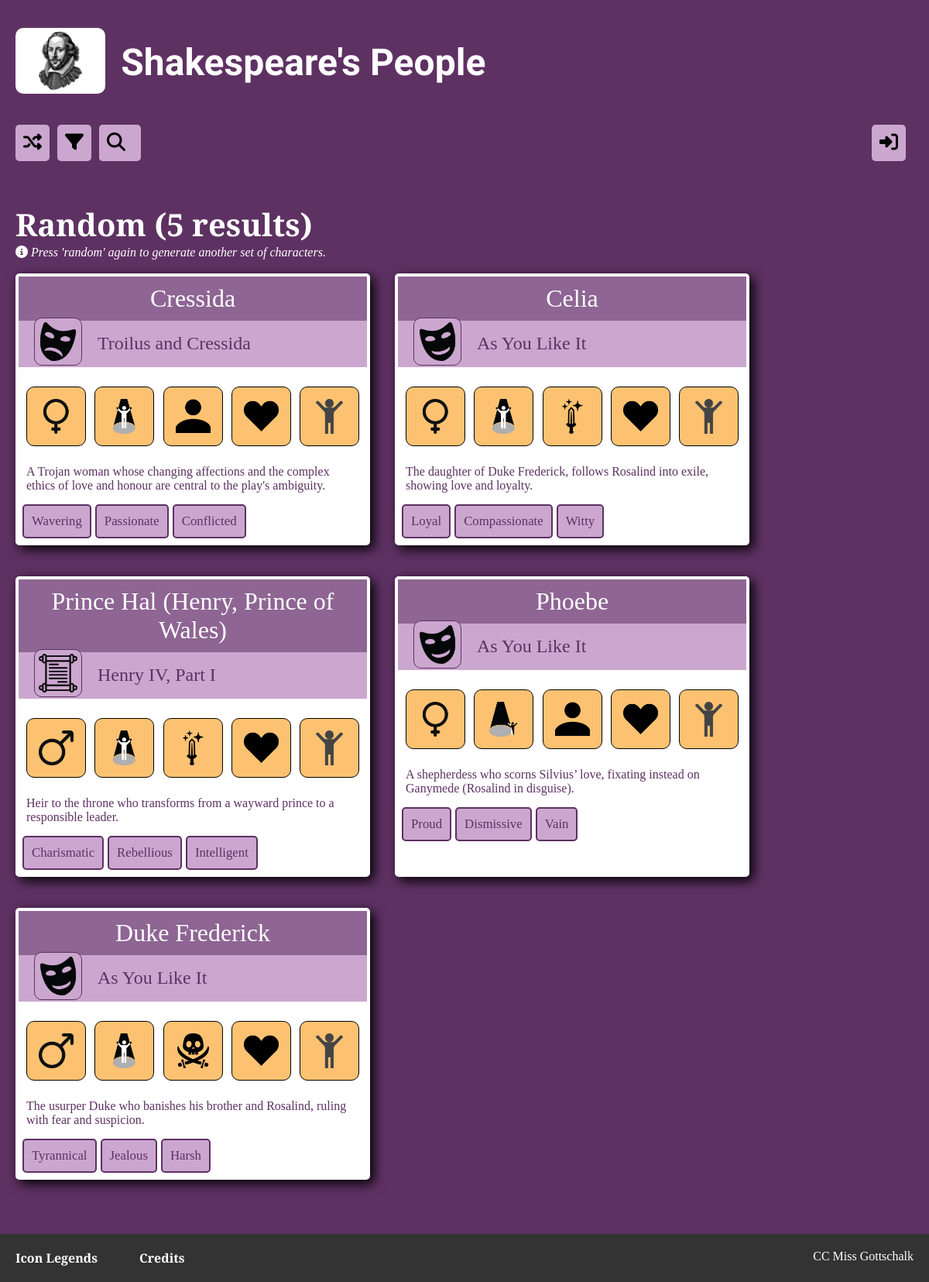
/index.php?page=content/random, run on the app's committed database.
### tables this page shows
CREATE TABLE IF NOT EXISTS `data` (
  `ID` int NOT NULL AUTO_INCREMENT,
  `Character_name` varchar(128) NOT NULL,
  `PlayID` int NOT NULL,
  `RoleID` int NOT NULL,
  `GenderID` int NOT NULL,
  `Moral_AlignmentID` int NOT NULL,
  `Trait_1ID` int NOT NULL,
  `Trait_2ID` int NOT NULL,
  `Trait_3ID` int NOT NULL,
  `COD_ActionID` int NOT NULL,
  `COD_MethodID` int NOT NULL,
  `Description` varchar(255) NOT NULL,
  `Featured_Image` varchar(150) NOT NULL,
  PRIMARY KEY (`ID`)
);

CREATE TABLE IF NOT EXISTS `category` (
  `CategoryID` int NOT NULL AUTO_INCREMENT,
  `Play_Cat` varchar(7) NOT NULL,
  `Category_Icon` varchar(75) NOT NULL,
  PRIMARY KEY (`CategoryID`)
);

CREATE TABLE IF NOT EXISTS `play_name` (
  `PlayID` int NOT NULL AUTO_INCREMENT,
  `Play` varchar(128) NOT NULL,
  `CategoryID` int NOT NULL,
  PRIMARY KEY (`PlayID`)
);

CREATE TABLE IF NOT EXISTS `key_traits` (
  `TraitID` int NOT NULL AUTO_INCREMENT,
  `Trait` varchar(40) NOT NULL,
  PRIMARY KEY (`TraitID`)
);

### content/random.php (called while the page is built)
<?php
$search_term = "%%";
$params = [$search_term];
$sql_condition = "WHERE `Play` LIKE ? ORDER BY RAND() LIMIT 5";
$heading="Random";
$help_text = "Press 'random' again to generate another set of characters.";
include("results.php");
?>

### functions.php (called while the page is built, shortened)
<?php
function get_query($dbconnect, $sql_condition, $params = [])
 {
    $find_sql = "
    SELECT d.*,
            p.*,
            c.*,
            g.*,
            r.*,
            ma.*,
            a.*,
            m.*,
            -- 'Trait' is the COLUMN name with the 'word'
            k1.Trait AS Trait1,
            k2.Trait AS Trait2,
            k3.Trait AS Trait3
    FROM data d
    JOIN play_name p ON p.PlayID = d.PlayID
    JOIN category c ON c.CategoryID = p.CategoryID
    JOIN gender g ON g.GenderID = d.GenderID
    JOIN ms_role r ON r.RoleID = d.RoleID
    JOIN moral_alignment ma ON ma.Moral_AlignmentID = d.Moral_AlignmentID
    JOIN cod_action a ON a.COD_ActionID = d.COD_ActionID
    JOIN cod_method m ON m.COD_MethodID = d.COD_MethodID
    JOIN key_traits k1 ON d.Trait_1ID = k1.TraitID
    JOIN key_traits k2 ON d.Trait_2ID = k2.TraitID
    JOIN key_traits k3 ON d.Trait_3ID = k3.TraitID
    -- Adds additional sql condition
    $sql_condition
    ";
    $stmnt = $dbconnect -> prepare($find_sql);
    if(!empty($params)) {
          $types = str_repeat('s', count($params));
          $bind_values = [];
          foreach ($params as $key => $value) {
            $bind_values[$key] = &$params[$key];
          }
      array_unshift($bind_values, $types);
      call_user_func_array([$stmnt, 'bind_param'], $bind_values);
    }
    $stmnt -> execute();
    $find_query = $stmnt -> get_result();
    $find_count = $find_query -> num_rows;
    return [$find_query, $find_count];
 }
      ?>

### content/results.php (the view, shortened to what this page needs)
<?php
    list($find_query, $find_count) = get_query($dbconnect, $sql_condition, $params);
    if($find_count == 1) {
        $results_heading = $heading;
    }
    else {
        $results_heading = $heading." (".$find_count." results)";
    }
    if($find_count > 0)
    {
        if($heading != "") {
    ?>
        <h2 class="search-heading">
            <?= htmlspecialchars($results_heading); ?>
        </h2>
    <?php
        }
        if($help_text!="")
        {
            ?>
            <i class="results-heading"><i class="fa-solid fa-circle-info"></i> <?= $help_text; ?></i><br><br>
            <?php
        }
        else {
            echo "<br>";
        }
    ?>
<div class="cards-outer">
<div class='all-cards'>
        <?php
while($find_rs = mysqli_fetch_assoc($find_query)) {
    $character = $find_rs['Character_name'];
    $play = $find_rs['Play'];
    $category = $find_rs['Play_Cat'];
    $gender = $find_rs['M_or_F'];
    $role = $find_rs['Role'];
    $alignment = $find_rs['Alignment'];
    $action = $find_rs['Action'];
    $method = $find_rs['Method'];
    $trait1 = $find_rs['Trait1'];
    $trait2 = $find_rs['Trait2'];
    $trait3 = $find_rs['Trait3'];
    $category_icon = "images/icons/".$find_rs['Category_Icon'];
    $gender_icon = "images/icons/".$find_rs['Gender_Icon'];
    $role_icon = "images/icons/".$find_rs['Role_Icon'];
    $alignment_icon = "images/icons/".$find_rs['Moral_Icon'];
    $action_icon = "images/icons/".$find_rs['Action_Icon'];
    $method_icon = "images/icons/".$find_rs['Method_Icon'];
    $click_type = "index.php?page=content/click_search&search_type=";
    $click_term = "&search_term=";
    ?>
<div class="char-details">
    <div class="character-name"><?=  $character; ?></div>
    <div class="play-title">
        <a title="<?=  $category; ?>" class="category"
        href="<?=  $click_type?>category<?=  $click_term.$category; ?>">
            <img src="<?=  $category_icon; ?>" alt="<?=  $category; ?>">
        </a>
        <a class="play"
        href="index.php?page=content/click_search&search_type=play&search_term=<?=  urlencode($play); ?>">
        <?=  $play; ?></a>    </div>
    <?php
    $all_icons = [
        [$gender, $click_type."gender".$click_term.$gender, $gender_icon],
        [$role, $click_type."ms_role".$click_term.$role, $role_icon],
        [$alignment, $click_type."moral_alignment".$click_term.$alignment, $alignment_icon],
        [$action, $click_type."cod_action".$click_term.urlencode($action), $action_icon],
        [$method, $click_type."cod_method".$click_term.urlencode($method), $method_icon]
    ];
    ?>
    <div class="icon-row">
    <?php foreach($all_icons as $item): ?>
            <a title="<?= $item[0]; ?>" href="<?= $item[1]; ?>"><img src="<?= $item[2]; ?>" alt="<?= $item[0]; ?>" ></a>
    <?php endforeach; ?>
    </div>
    <div class="description">
    <?=  $find_rs['Description']; ?>
    </div>
    <div class="trait-tags">
    <?php
    $all_traits = [$trait1, $trait2, $trait3];
    foreach ($all_traits as $trait) {
        if($trait != "n/a") {
            ?>
            <a href="<?=  $click_type?>trait<?=  $click_term.$trait; ?>" class="trait"><?=  $trait; ?></a>
            <?php
        }
    }
    ?>
    </div>
    </div>
    <?php
}
?>
    </div>
</div>
    <?php
}
?>
<p>&nbsp;</p>

### index.php (shortened to what this page needs)
<!DOCTYPE html>
<?php
    include("functions.php");
?>
<html lang="en">
<?php
    include("content/head.php");
?>
<body>
    <div class="wrapper">
    <?php
        include("content/banner_nav.php");
    ?>
    <main class="pad-20">
        <?php
        if(!isset($_REQUEST['page']))
            {
                include("content/home.php");
            }
        else {
            $page = preg_replace('/[^0-9a-zA-Z]-/','',$_REQUEST['page']);
            include("$page.php");
        }
        ?>
    </main>
    <?php
        include("content/footer.php");
    ?>
    </div>
</body>
</html>

### content/head.php (shortened to what this page needs)
<head>
    <link rel="stylesheet" href="css/auto_complete.css">
    <link rel="stylesheet" href="css/base.css">
    <link rel="stylesheet" href="css/side_panel.css">
    <link rel="stylesheet" href="css/forms.css">
    <link rel="stylesheet" href="css/cards.css">
    <link rel="stylesheet" href="css/image_hover.css">
      <link rel="stylesheet" href="css/shake_style.css">
  </head>

### content/banner_nav.php (shortened to what this page needs)
<div class="common logo-banner">
    <a href="index.php">
    <img class="logo-image" src="images/logo.png" alt="Line drawing of William Shakespear" height="75">
</a>
    <h1>Shakespeare's People</h1>
</div>
<nav>
 <a href="index.php?page=content/random" class='nav-button' title="Displays five random characters"><i class="fa-solid fa-shuffle"></i></a>
    <a href="#" class="nav-button" title="Filter results based play, role etc" onclick="openNav()">
    <i class="fa-solid fa-filter"></i></a>
    <div class="nav-combo">
        <div class="hamburger">
        <i class="fa-solid fa-search" onclick="changeIcon(this)"></i>
        </div>
    </div>
</nav>
<div class="log-in-out">
    <?php
    if(isset($_SESSION['admin'])) {
        ?>
        <a class="nav-button" href="index.php?page=admin/add_entry">
        <i class="fa-solid fa-plus"></i></a>
        &nbsp; &nbsp;
        <a class="nav-button" href="index.php?logout=1">
        <i class="fa-solid fa-right-to-bracket fa-flip-horizontal"></i></a>
        <?php
    }
else {
    ?>
        <a class="nav-button" href="index.php?page=admin/login">
        <i class="fa-solid fa-right-to-bracket"></i></a>
    <?php
}
?>
</div>

### content/footer.php
<footer class="pad-20">
<div class="footer-left-text">
            <a href="index?page=content/icons">Icon Legends</a>
            <a href="index?page=content/credits">Credits</a>
        </div>
        <div>CC Miss Gottschalk</div>
</footer>

### css/base.css (style rules this page uses)
:root { --dark-purple: #5E3163; --med-purple: #8e6593; --light-purple: #cba7cf; --charcoal: #333; --error-back: #F7BEBE; --error-text: #660000; --hover-peach: #FCD495; --visited-grey: #c6c6c6; --light-grey: #dedede; --black: #000; --white: #fff; }
.pad-20 { padding: 20px; }
html, body { height: 100%; }
body { margin: 0; padding: 0; background-color: var(--dark-purple); color: var(--white); font-family: "Libre Baskerville", serif; }
h1 { font-family: "IM Fell English", serif; font-size: 400%; }
h2 { font-size: 200%; }
.logo-image { background-color: var(--white); height: 75px; width: auto; margin-right: 20px; }
.nav-button { text-decoration: none; margin-right: 10px; }
.nav-button:link, .nav-button:visited { color: var(--dark-purple); background-color: var(--light-purple); }
.hamburger { display: none; background-color: var(--light-purple); color: var(--dark-purple); }
.footer-left-text a { color: var(--white); font-weight: bold; text-decoration: none; padding-right: 50px; }
@media screen and (max-width: 1380px) { .hamburger { display: inline-block; margin-right: 10px; } }

### css/cards.css (style rules this page uses)
.all-cards { display: grid; grid-template-rows: auto; grid-auto-rows: auto; grid-template-columns: repeat(auto-fit, 450px); gap: 40px; align-content: start; }
.char-details { background-color: #fff; color: #5e3163; width: 100%; border: 4px solid white; border-radius: 5px; box-shadow: 5px 5px 15px #000; text-align: left; }
.character-name { font-size: 24pt; text-align: center; padding: 10px; background-color: #8e6593; color: #fff; }
.play-title { display: flex; align-items: center; background-color: #cba7cf; padding-left: 20px; font-size: 18pt; height: 60px; }
a.play, a.trait { color: #5E3163; }
.play-title a img, .icon { border: 1px solid #5E3163; padding: 5px; border-radius: 10px; width: 50px; margin-right: 20px; background-color: #cba7cf; }
.play-title a { text-decoration: none; }
.icon-row { display: flex; padding: 10px; padding-top: 25px; align-content: center; justify-content: space-between; }
.icon-row a img { border: 1px solid #000; padding: 15px; border-radius: 10px; width: 45px; background-color: #FCC272; }
.description { padding: 10px; }
.trait-tags { display: flex; margin-left: 5px; margin-bottom: 5px; }
.trait-tags a { padding: 10px; margin-right: 5px; background-color: #cba7cf; border: 2px solid #5E3163; border-radius: 5px; text-decoration: none; font-size: 105%; margin-top: 5px; }

### css/shake_style.css (style rules this page uses)
html, body { margin: auto; padding: 0; height: 100%; margin: 0; background-color: #5e3163; color: #ffffff; font-family: "Libre Baskerville", serif; }
.wrapper { min-height: 100%; display: grid; grid-template-columns: auto auto; grid-template-rows: auto auto 1fr auto; grid-template-areas: "logo-banner logo-banner " "nav log-in-out" "main main" "footer footer"; }
.common { padding: 20px; }
.logo-banner { grid-area: logo-banner; display: flex; align-content: flex-start; align-items: center; }
nav { grid-area: nav; display: flex; align-content: flex-start; align-items: baseline; padding-left: 20px; }
.log-in-out { grid-area: log-in-out; display: flex; justify-content: flex-end; margin-right: 20px; align-items: baseline; }
main { grid-area: main; }
footer { grid-area: footer; background-color: #333; display: flex; justify-content: space-between; }
.logo-image { border-radius: 10px; background-color: white; margin-right: 20px; padding: 5px; padding-left: 30px; padding-right: 30px; height: 75px; width: auto; }
h1 { font-size: 300%; }
h2 { font-size: 200%; }
h2.search-heading { font-size: 250%; margin-bottom: auto; }
a.nav-button { border-radius: 5px; text-decoration: none; margin-right: 10px; padding: 10px; font-size: 150%; flex-shrink: 0; flex-grow: 0; }
a.nav-button:link, a.nav-button:visited { color: #000; background-color: #cba7cf; }
.hamburger { display: none; color: #000; border-radius: 5px; }
nav { display: flex; flex-direction: row; align-content: start; justify-content: flex-start; }
footer div a { color: white; font-weight: bold; text-decoration: none; padding-right: 50px; }
@media screen and (max-width: 1380px) { .hamburger { display: inline-block; padding: 10px; margin-right: 10px; font-size: 150%; } }
@media screen and (max-width: 1380px) { .nav-combo { background-color: #cba7cf; border-radius: 5px; } }

### data on the page
data: Character_name "Cressida", category.Category_Icon (picture), PlayID.Play "Troilus and Cressida", Description "A Trojan woman whose changing affections and the complex ethics of love and honour are central to the play's ambiguity.", key_traits.Trait "Wavering", key_traits.Trait "Passionate", key_traits.Trait "Conflicted"
data: Character_name "Celia", category.Category_Icon (picture), PlayID.Play "As You Like It", Description "The daughter of Duke Frederick, follows Rosalind into exile, showing love and loyalty.", key_traits.Trait "Loyal", key_traits.Trait "Compassionate", key_traits.Trait "Witty"
data: Character_name "Prince Hal (Henry, Prince of Wales)", category.Category_Icon (picture), PlayID.Play "Henry IV, Part I", Description "Heir to the throne who transforms from a wayward prince to a responsible leader.", key_traits.Trait "Charismatic", key_traits.Trait "Rebellious", key_traits.Trait "Intelligent"
data: Character_name "Phoebe", category.Category_Icon (picture), PlayID.Play "As You Like It", Description "A shepherdess who scorns Silvius’ love, fixating instead on Ganymede (Rosalind in disguise).", key_traits.Trait "Proud", key_traits.Trait "Dismissive", key_traits.Trait "Vain"
data: Character_name "Duke Frederick", category.Category_Icon (picture), PlayID.Play "As You Like It", Description "The usurper Duke who banishes his brother and Rosalind, ruling with fear and suspicion.", key_traits.Trait "Tyrannical", key_traits.Trait "Jealous", key_traits.Trait "Harsh"

### other printed values
$results_heading "Random (5 results)"
$help_text "Press 'random' again to generate another set of characters."
